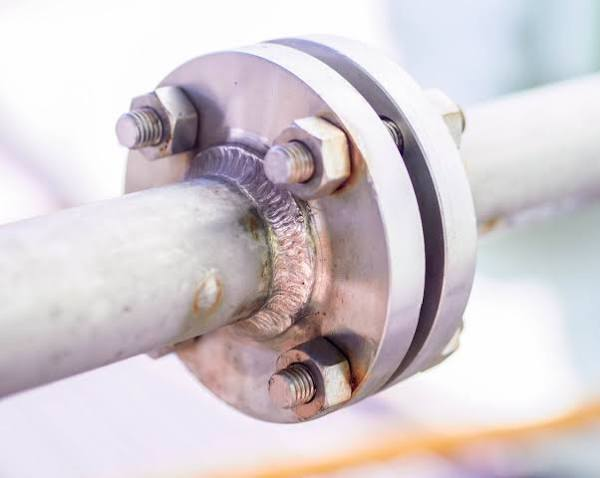
#> input picture data/challenge_pack/joint.jpeg, 600 x 478 px, found by its file name
$ python test_flange_v6.py   (older library calls are emulated)
#> lines starting #> are read from the running program, lines starting #| are printed output that depends on the picture; after the words box and inside, x2 and y2 are one past the last pixel; in counts of white or black regions, pixels touching at a corner belong together
### app/validation.py
"""Input Validation Safety Layer for CementSight AI.

Validates industrial equipment images at the application boundary prior to invoking
the OpenCV vision inspection pipeline (vision/inspection.py).

Minimum Dimensions Rationale:
- Real industrial equipment images are 1920x1080.
- Unit and robustness test images are typically 200x200 to 300x300 pixels.
- Empirical testing showed that tiny images (e.g., 32x32) lack sufficient spatial resolution
  and lead to unstable high-corrosion false positives (e.g., 34.86% spurious CRITICAL).
- Therefore, a defensible minimum size threshold of 128x128 pixels is enforced to ensure
  reliable feature extraction and ROI mask segmentation without rejecting valid test inputs.
- Note: This threshold ensures input sanity but does not guarantee inspection accuracy.
"""

import os
import cv2
import numpy as np
from typing import Tuple, Union, Optional

# Minimum dimensions required for reliable industrial equipment inspection
MIN_WIDTH: int = 128
MIN_HEIGHT: int = 128


def validate_image_input(image_path_or_array: Union[str, np.ndarray, None]) -> Tuple[bool, Optional[np.ndarray], str]:
    """Validates an image path or numpy array before inspection.

    Checks:
    1. Input is not None / empty.
    2. If string path, file exists and can be read by cv2.imread.
    3. If numpy array, it is valid and non-empty.
    4. Image dimensions meet or exceed MIN_WIDTH x MIN_HEIGHT (128x128).

    Returns:
        (is_valid, decoded_image_array, error_message)
    """
    if image_path_or_array is None:
        return False, None, "Image input is None or missing."

    img = None
    if isinstance(image_path_or_array, str):
        if not os.path.exists(image_path_or_array):
            return False, None, f"Image path '{image_path_or_array}' does not exist."
        try:
            img = cv2.imread(image_path_or_array)
        except Exception as e:
            return False, None, f"Failed to read image file '{image_path_or_array}': {str(e)}"
        if img is None:
            return False, None, f"Failed to decode image from path '{image_path_or_array}'. File may be corrupt or not a valid image format."
    elif isinstance(image_path_or_array, np.ndarray):
        if image_path_or_array.size == 0:
            return False, None, "Image numpy array is empty."
        img = image_path_or_array.copy()
    else:
        return False, None, f"Invalid image input type: {type(image_path_or_array)}. Expected file path string or numpy array."

    # Check dimensions
    if img.ndim < 2 or img.shape[0] == 0 or img.shape[1] == 0:
        return False, None, "Image has invalid shape or zero dimensions."

    height, width = img.shape[:2]
    if width < MIN_WIDTH or height < MIN_HEIGHT:
        return False, None, (
            f"Image dimensions ({width}x{height}) are below the minimum required "
            f"inspection threshold ({MIN_WIDTH}x{MIN_HEIGHT} pixels). Unsuitable for reliable inspection."
        )

    return True, img, ""

### vision/corrosion_detector.py
"""Corrosion Detector Wrapper for CementSight AI (vision/corrosion_detector.py).

Wraps the established vision/inspection.py corrosion inspection pipeline into the shared
BaseDetector contract without modifying vision/inspection.py.
"""

from typing import Dict, Any, List, Optional
import numpy as np
import uuid

from vision.contract import (
    BaseDetector,
    CATEGORY_CORROSION,
    STATUS_NO_CANDIDATE,
    STATUS_CANDIDATE_DETECTED,
    STATUS_DETECTOR_FAILED,
    STATUS_INPUT_REJECTED,
    get_region_position_and_percentage
)
from vision.inspection import inspect_corrosion
from app.validation import validate_image_input


class CorrosionDetector(BaseDetector):
    """Modular corrosion detector wrapper preserving exact production logic and sample metrics."""

    detector_id: str = "corrosion_detector"
    detector_name: str = "Classical Corrosion & Rust Inspector"
    version: str = "1.0.0"
    defect_category: str = CATEGORY_CORROSION
    supported_input_type: str = "BGR numpy array or image path"

    def detect(self, image: np.ndarray, **kwargs) -> Dict[str, Any]:
        """Runs corrosion inspection and translates results into standard detector contract format.

        Args:
            image: BGR numpy array or valid image path.
            **kwargs: Additional parameters (e.g., output_annotated_path, use_roi).

        Returns:
            Standard detector result dictionary.
        """
        # Validate input using validation layer
        is_valid, decoded_img, err_msg = validate_image_input(image)
        if not is_valid or decoded_img is None:
            return {
                "detector_id": self.detector_id,
                "detector_name": self.detector_name,
                "version": self.version,
                "defect_category": self.defect_category,
                "supported_input_type": self.supported_input_type,
                "execution_status": STATUS_INPUT_REJECTED,
                "findings": [],
                "errors": [err_msg],
                "limitations": [
                    "Input validation rejected image (below minimum 128x128 resolution or invalid format)."
                ],
                "metadata": {}
            }

        try:
            output_annotated_path = kwargs.get("output_annotated_path", None)
            output_roi_path = kwargs.get("output_roi_path", None)
            use_roi = kwargs.get("use_roi", True)

            inspection_report = inspect_corrosion(
                decoded_img,
                output_annotated_path=output_annotated_path,
                output_roi_path=output_roi_path,
                use_roi=use_roi
            )

            bounding_boxes = inspection_report.get("bounding_boxes", [])
            corrosion_pct = inspection_report.get("corrosion_percentage", 0.0)
            recommendation = inspection_report.get("recommendation", "PASS")
            total_pixels = inspection_report.get("total_pixels", 1)

            height, width = decoded_img.shape[:2]
            findings = []
            for idx, bbox in enumerate(bounding_boxes):
                x, y, w, h = bbox
                area = w * h
                position, pct_img = get_region_position_and_percentage([int(x), int(y), int(w), int(h)], (height, width), area)
                pct = (area / total_pixels) * 100.0 if total_pixels > 0 else 0.0

                finding = {
                    "finding_id": f"corr_{uuid.uuid4().hex[:8]}",
                    "region_id": f"COR-{idx+1:03d}",
                    "detector_id": self.detector_id,
                    "detector_version": self.version,
                    "defect_category": self.defect_category,
                    "bbox": [int(x), int(y), int(w), int(h)],
                    "position": position,
                    "percentage_of_image": pct_img,
                    "pixel_measurement": {
                        "bounding_box_area_pixels": int(area),
                        "estimated_percentage": round(pct, 3),
                        "total_corrosion_percentage": corrosion_pct
                    },
                    "evidence_description": f"Corrosion region {idx+1} ({position}): [{x}, {y}, {w}, {h}], approx area {area} pixels ({pct_img}% of image).",
                    "confidence": None,  # Classical computer vision screening estimate, not a ML probability score
                    "review_status": "PENDING_REVIEW",
                    "limitations": [
                        "Corrosion percentage is a computer-vision screening estimate, not a certified physical measurement.",
                        "Classical structural ROI segmentation depends on visible equipment structure/edges."
                    ]
                }
                findings.append(finding)

            execution_status = STATUS_CANDIDATE_DETECTED if len(findings) > 0 and recommendation != "PASS" else STATUS_NO_CANDIDATE
            if recommendation == "PASS" and len(findings) == 0:
                execution_status = STATUS_NO_CANDIDATE

            return {
                "detector_id": self.detector_id,
                "detector_name": self.detector_name,
                "version": self.version,
                "defect_category": self.defect_category,
                "supported_input_type": self.supported_input_type,
                "execution_status": execution_status,
                "findings": findings,
                "errors": [],
                "limitations": [
                    "Classical HSV color thresholding depends on lighting conditions and rust hue variations.",
                    "Screening estimate; manual verification required for maintenance scheduling."
                ],
                "metadata": {
                    "inspection_report": inspection_report
                }
            }

        except Exception as e:
            return {
                "detector_id": self.detector_id,
                "detector_name": self.detector_name,
                "version": self.version,
                "defect_category": self.defect_category,
                "supported_input_type": self.supported_input_type,
                "execution_status": STATUS_DETECTOR_FAILED,
                "findings": [],
                "errors": [str(e)],
                "limitations": ["Detector execution failed due to an unexpected runtime exception."],
                "metadata": {}
            }

### vision/inspection.py
import cv2
import numpy as np


# [52 lines left out: function merge_overlapping_boxes, not called in this run]


def compute_foreground_roi_mask(img, output_roi_path=None):
    """Computes a classical OpenCV foreground ROI mask based on structural edges,

    texture variance (high Laplacian variance outside Canny contours to capture valid rust on lower pipe shafts),
    and morphological grouping. Safeguards against ROI wipeout (ensures adequate coverage).
    """
    height, width = img.shape[:2]
    total_pixels = height * width

    gray = cv2.cvtColor(img, cv2.COLOR_BGR2GRAY)
    blurred = cv2.GaussianBlur(gray, (5, 5), 0)

    # Canny edge detection for structural equipment/pipe edges
    edges = cv2.Canny(blurred, 40, 140)

    # Local texture variance / Laplacian gradient magnitude to capture textured rust/equipment outside Canny edges
    lap = cv2.Laplacian(gray, cv2.CV_32F)
    grad_mag = cv2.convertScaleAbs(lap)
    grad_norm = cv2.normalize(grad_mag, None, 0, 255, cv2.NORM_MINMAX)
    texture_roi = (grad_norm > 8).astype(np.uint8) * 255

    combined_edges = cv2.bitwise_or(edges, texture_roi)

    # Morphological operations to group structural edges into solid foreground equipment regions
    close_kernel = cv2.getStructuringElement(cv2.MORPH_RECT, (13, 13))
    dilate_kernel = cv2.getStructuringElement(cv2.MORPH_RECT, (9, 9))

    closed = cv2.morphologyEx(combined_edges, cv2.MORPH_CLOSE, close_kernel)
    dilated = cv2.dilate(closed, dilate_kernel, iterations=2)

    # Find external contours using cv2.RETR_EXTERNAL
    contours, _ = cv2.findContours(dilated, cv2.RETR_EXTERNAL, cv2.CHAIN_APPROX_SIMPLE)

    roi_mask = np.zeros((height, width), dtype=np.uint8)
    min_roi_area = int(total_pixels * 0.0005)

    roi_components_total = 0
    roi_rejection_audit = []

    for cnt in contours:
        area = cv2.contourArea(cnt)
        if area < min_roi_area:
            continue

        x, y, w, h = cv2.boundingRect(cnt)
        roi_components_total += 1

        is_frame_spanning = (
            (w >= 0.90 * width and h >= 0.90 * height) or
            (area > 0.80 * total_pixels)
        )
        if is_frame_spanning:
            continue

        cv2.drawContours(roi_mask, [cnt], -1, 255, -1)

    # Safeguard against ROI wipeout: if ROI coverage < 20%, fallback to full frame or dilated mask
    if np.sum(roi_mask > 0) < int(total_pixels * 0.20):
        roi_mask.fill(255)

    if output_roi_path is not None:
        cv2.imwrite(output_roi_path, roi_mask)

    return roi_mask, roi_components_total, roi_rejection_audit


def inspect_corrosion(image_path_or_array, output_annotated_path=None, output_roi_path=None, use_roi=True):
    """Inspects an industrial image for corrosion (rust/staining) using classical OpenCV,

    with optional classical foreground pipe/equipment ROI segmentation and extent filtering.

    Thresholds for recommendation:
    - PASS: corrosion_percentage < 2.0%
    - WARNING: 2.0% <= corrosion_percentage < 10.0%
    - CRITICAL: corrosion_percentage >= 10.0%

    Returns:
        dict containing image dimensions, pixel count, percentage, region count,
        bounding boxes, and recommendation, along with diagnostic mask metrics and ROI audit.
    """
    if isinstance(image_path_or_array, str):
        img = cv2.imread(image_path_or_array)
        if img is None:
            raise FileNotFoundError(f"Could not load image from {image_path_or_array}")
    else:
        img = image_path_or_array.copy()

    height, width = img.shape[:2]
    total_pixels = height * width

    # Step 1: Compute foreground ROI mask if enabled
    roi_components_total = 0
    roi_rejection_audit = []
    if use_roi:
        roi_mask, roi_components_total, roi_rejection_audit = compute_foreground_roi_mask(img, output_roi_path=output_roi_path)
    else:
        roi_mask = np.full((height, width), 255, dtype=np.uint8)

    foreground_roi_pixels = int(np.sum(roi_mask > 0))
    foreground_roi_coverage_percentage = (foreground_roi_pixels / total_pixels) * 100.0

    # Step 2: Apply gentle Gaussian blur to reduce high-frequency texture noise
    blurred = cv2.GaussianBlur(img, (5, 5), 0)

    # Convert to HSV color space for robust color segmentation of rust/orange-brown tones
    hsv = cv2.cvtColor(blurred, cv2.COLOR_BGR2HSV)

    # Define refined color range for rust / corrosion in HSV with high-chroma recall
    lower_rust = np.array([4, 50, 45], dtype=np.uint8)
    upper_rust = np.array([25, 255, 255], dtype=np.uint8)
    raw_hsv_mask = cv2.inRange(hsv, lower_rust, upper_rust)

    # High-chroma iron-oxide rust recall (H: [4..25], S >= 95, V >= 45 or a* >= 134)
    high_chroma_rust = (
        ((hsv[:, :, 0] >= 4) & (hsv[:, :, 0] <= 25) & (hsv[:, :, 1] >= 95) & (hsv[:, :, 2] >= 45)) |
        (a_channel >= 134) | (b_channel >= 138)
    ).astype(np.uint8) * 255

    # Rejection filters for damp concrete, beige plaster, and smooth yellow plastic hoses
    is_damp_concrete = (b_channel < 127) | ((a_channel < 127) & (b_channel - a_channel < 8)) | (s < 52)
    is_beige_plaster = (hsv[:, :, 2] > 175) & (hsv[:, :, 1] < 85)
    is_yellow_hose = (hsv[:, :, 0] >= 21) & (hsv[:, :, 0] <= 35) & (local_var < 150)

    # If surface material is Concrete, suppress rust unless exposed rebar (a* >= 136, S >= 75)
    surface_str = str(kwargs.get("surface", "bare_or_painted_metal") or "").lower()
    is_concrete_surface = ("concrete" in surface_str) or ("brick_concrete_wood" in surface_str)
    exposed_rebar = (a_channel >= 136) & (hsv[:, :, 1] >= 75)

    dark_brown_rust_mask = (
        (grad_mag > 3) & (a_channel > 126) & (b_channel > 130) &
        (hsv[:, :, 2] >= 30) & (hsv[:, :, 2] <= 130)
    ).astype(np.uint8) * 255

    oxidized_crust_mask = (
        (local_var >= 70.0) & (local_sharpness >= 5.0) &
        (hsv[:, :, 1] >= 20) &
        (a_channel >= 122) & (b_channel >= 125) &
        (hsv[:, :, 2] >= 20) & (hsv[:, :, 2] <= 140)
    ).astype(np.uint8) * 255

    specular_glare_rust_mask = (
        (grad_mag > 6) & ((a_channel > 130) | (b_channel > 135)) & (hsv[:, :, 2] > 180)
    ).astype(np.uint8) * 255

    raw_hsv_mask = cv2.bitwise_or(raw_hsv_mask, high_chroma_rust)
    raw_hsv_mask = cv2.bitwise_or(raw_hsv_mask, dark_brown_rust_mask)
    raw_hsv_mask = cv2.bitwise_or(raw_hsv_mask, oxidized_crust_mask)
    raw_hsv_mask = cv2.bitwise_or(raw_hsv_mask, specular_glare_rust_mask)

    rejection_mask = (is_damp_concrete | is_beige_plaster | is_yellow_hose)
    if is_concrete_surface:
        rejection_mask = rejection_mask & ~exposed_rebar
    raw_hsv_mask[rejection_mask] = 0

    # Stronger bokeh / out-of-focus background rejection
    sharp_thresh = np.percentile(local_sharpness[local_sharpness > 0], 40) if np.any(local_sharpness > 0) else 4.0
    blurry_bg = (local_sharpness < sharp_thresh) & (local_var < 50.0)
    raw_hsv_mask[blurry_bg] = 0

    has_macro_bokeh = (
        float(np.mean(local_sharpness < 4.5)) > 0.15 and
        float(np.mean(local_sharpness >= 10.0)) > 0.15
    )
    if has_macro_bokeh:
        raw_hsv_mask[(local_sharpness < 6.0) | (local_var < 60.0)] = 0

    raw_hsv_mask_pixels = int(np.sum(raw_hsv_mask > 0))
    raw_hsv_mask_percentage = (raw_hsv_mask_pixels / total_pixels) * 100.0

    # Step 3: Restrict corrosion detection using foreground ROI mask
    restricted_hsv_mask = cv2.bitwise_and(raw_hsv_mask, roi_mask)
    restricted_mask_pixels = int(np.sum(restricted_hsv_mask > 0))
    restricted_mask_percentage = (restricted_mask_pixels / total_pixels) * 100.0

    # Step 4: Morphological operations on restricted mask to clean noise and bridge fragmented corrosion spots
    open_kernel = cv2.getStructuringElement(cv2.MORPH_RECT, (5, 5))
    close_kernel = cv2.getStructuringElement(cv2.MORPH_RECT, (7, 7))

    mask = cv2.morphologyEx(restricted_hsv_mask, cv2.MORPH_OPEN, open_kernel)
    mask = cv2.morphologyEx(mask, cv2.MORPH_CLOSE, close_kernel)
    post_morph_pixels = int(np.sum(mask > 0))
    post_morph_mask_percentage = (post_morph_pixels / total_pixels) * 100.0

    # Step 5: Contour analysis to find distinct corrosion regions and filter tiny false-positive noise
    contours, _ = cv2.findContours(mask, cv2.RETR_EXTERNAL, cv2.CHAIN_APPROX_SIMPLE)

    # Dynamic minimum contour area based on image dimensions to suppress tiny background artifacts
    min_contour_area = max(100, int(total_pixels * 0.0002))

    valid_contours = []
    filtered_mask = np.zeros_like(mask)
    rejection_audit = []

    for cnt in contours:
        area = cv2.contourArea(cnt)
        if area < min_contour_area:
            rejection_audit.append({"reason": "Below min_contour_area", "area": area})
            continue

        x, y, w, h = cv2.boundingRect(cnt)

        # REJECTION RULE: Reject giant frame-spanning or near-frame-spanning contours (>82% box area or >70% contour area).
        box_area = w * h
        is_frame_spanning = (
            (w >= 0.85 * width and h >= 0.85 * height) or
            (box_area > 0.82 * total_pixels) or
            (area > 0.70 * total_pixels)
        )
        if is_frame_spanning:
            rejection_audit.append({"reason": "Frame-spanning giant contour", "area": area, "box": (x, y, w, h)})
            continue

        valid_contours.append(cnt)
        cv2.drawContours(filtered_mask, [cnt], -1, 255, -1)

    # Recalculate corrosion pixels and percentage based on valid filtered regions
    corrosion_pixels = int(np.sum(filtered_mask > 0))
    corrosion_percentage = (
        (corrosion_pixels / total_pixels) * 100.0 if total_pixels > 0 else 0.0
    )

    raw_bounding_boxes = []
    for cnt in valid_contours:
        x, y, w, h = cv2.boundingRect(cnt)
        raw_bounding_boxes.append((int(x), int(y), int(w), int(h)))

    bounding_boxes = merge_overlapping_boxes(raw_bounding_boxes, max_box_area=0.82 * total_pixels)
    bounding_boxes = [b for b in bounding_boxes if (b[2] * b[3]) <= 0.82 * total_pixels]
    annotated_img = img.copy()

    for (x, y, w, h) in bounding_boxes:
        cv2.rectangle(annotated_img, (x, y), (x + w, y + h), (0, 0, 255), 2)

    region_count = len(bounding_boxes)

    # Determine recommendation based on documented thresholds
    if corrosion_percentage < 2.0:
        recommendation = "PASS"
    elif corrosion_percentage < 10.0:
        recommendation = "WARNING"
    else:
        recommendation = "CRITICAL"

    if output_annotated_path is not None:
        cv2.imwrite(output_annotated_path, annotated_img)

    return {
        "dimensions": {"width": width, "height": height},
        "total_pixels": total_pixels,
        "raw_hsv_mask_percentage": round(raw_hsv_mask_percentage, 2),
        "foreground_roi_coverage_percentage": round(foreground_roi_coverage_percentage, 2),
        "restricted_mask_percentage": round(restricted_mask_percentage, 2),
        "post_morph_mask_percentage": round(post_morph_mask_percentage, 2),
        "corrosion_pixel_count": corrosion_pixels,
        "corrosion_percentage": round(corrosion_percentage, 2),
        "region_count": region_count,
        "bounding_boxes": bounding_boxes,
        "recommendation": recommendation,
        "roi_components_total": roi_components_total,
        "roi_rejection_audit": roi_rejection_audit,
        "rejection_audit": rejection_audit,
    }

### tools/test_flange_v6.py
import os
import time
import cv2
import numpy as np
from vision.corrosion_detector import CorrosionDetector

image_path = "data/challenge_pack/joint.jpeg"
if not os.path.exists(image_path):
    image_path = "data/challenge_pack/Orange1.jpg"

print(f"Testing v6 inspection on test image: {image_path}")
orig_size = os.path.getsize(image_path)

img = cv2.imread(image_path)
#> img is the input picture: shape (478, 600, 3); mean B, G, R 207.8, 203.7, 211.9
h, w = img.shape[:2]

# Sample 20 pixels around center to inspect HSV values
hsv_full = cv2.cvtColor(cv2.GaussianBlur(img, (5, 5), 0), cv2.COLOR_BGR2HSV)
#> hsv_full: shape (478, 600, 3); mean H, S, V 92.5, 21.6, 216.1
center_patch = hsv_full[h//3:2*h//3, w//3:2*w//3]
#> center_patch: shape (159, 200, 3); mean H, S, V 83.9, 39.4, 174.9
pixels_flat = center_patch.reshape(-1, 3)
sampled_hsv = pixels_flat[::max(1, len(pixels_flat)//20)]
#> sampled_hsv = 20 rows, first 8: [150, 49, 89], [133, 7, 247], [140, 6, 244], [154, 25, 172], [170, 30, 154], [2, 28, 138], [158, 31, 147], [169, 38, 140]
print("Sampled HSV values from center region:")
for s in sampled_hsv[:10]:
    print(f"  H: {s[0]}, S: {s[1]}, V: {s[2]}")
#> this loop made 10 passes
#> (printed output is left out)

# Run CorrosionDetector v6 and save mask overlay
out_mask_path = "mask_flange_v6.jpg"
detector = CorrosionDetector()
res = detector.detect(img, output_annotated_path="fixed_flange_v6.jpg", output_mask_path=out_mask_path)
#> in detect, `is_valid, decoded_img, err_msg = validate_image_input(image)`: is_valid = True; err_msg = ''
#> in compute_foreground_roi_mask, `gray = cv2.cvtColor(img, cv2.COLOR_BGR2GRAY)`:
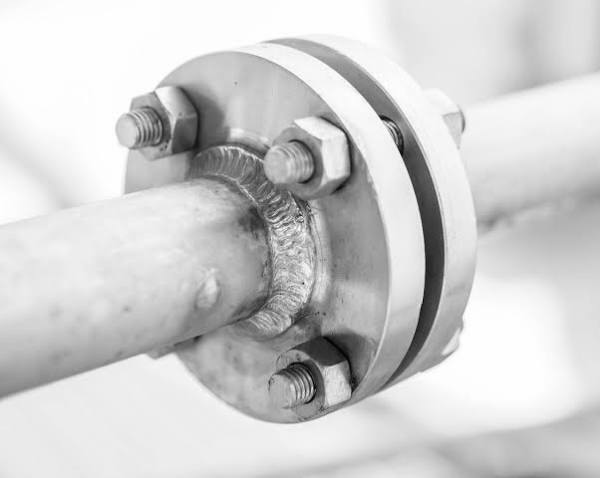
#> gray: shape (478, 600); min 3, max 255, mean 206.6
#> in compute_foreground_roi_mask, `edges = cv2.Canny(blurred, 40, 140)`:
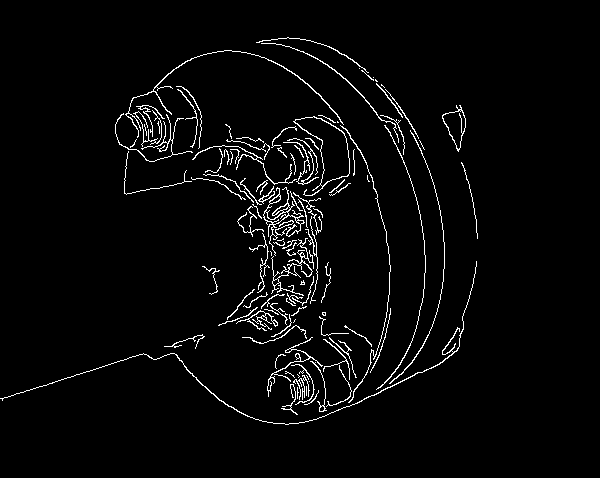
#> edges: shape (478, 600); 3.1% white in thin lines or dots, all inside (x1, y1, x2, y2) = (0, 37, 478, 425)
#> in compute_foreground_roi_mask, `lap = cv2.Laplacian(gray, cv2.CV_32F)`:
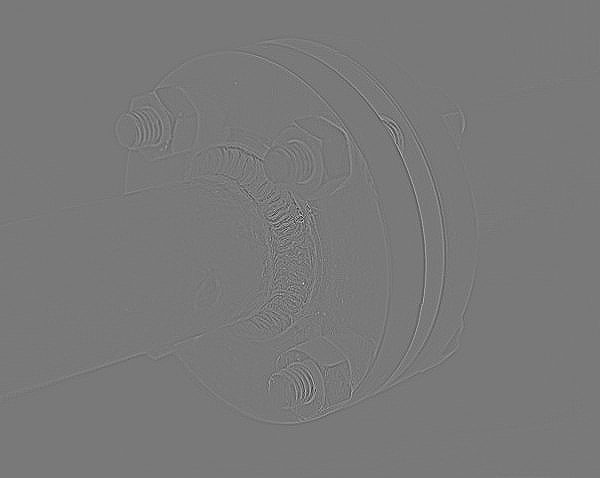
#> lap: shape (478, 600) float32; min -320, max 352, mean 0; drawn with min black and max white
#> in compute_foreground_roi_mask, `grad_mag = cv2.convertScaleAbs(lap)`:
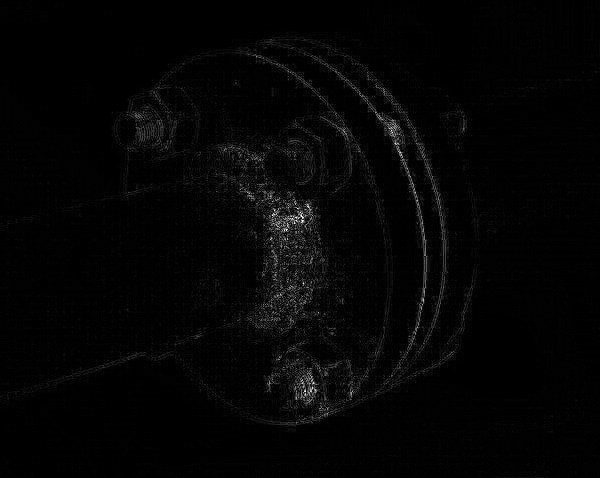
#> grad_mag: shape (478, 600); min 0, max 255, mean 4.7
#> (the rest of the program and of its run is left out)
